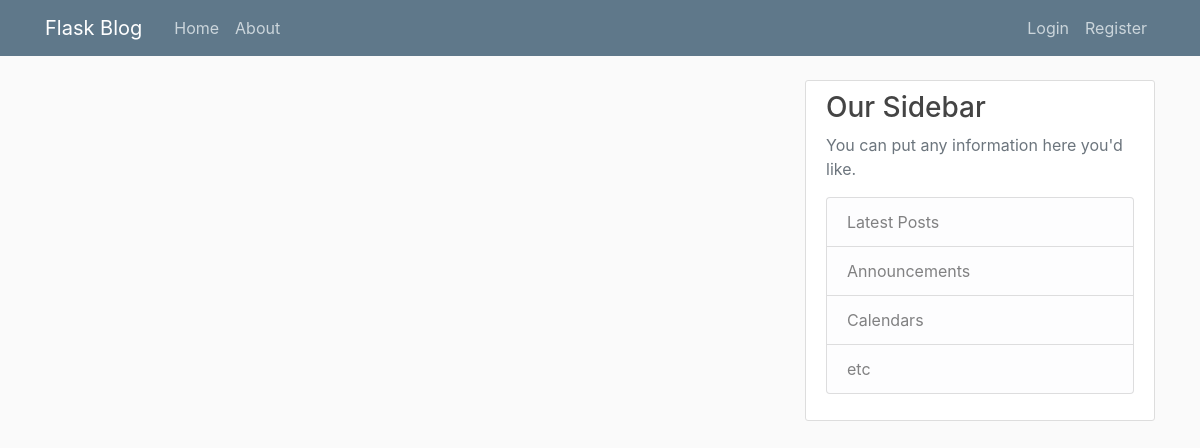
The app's page /home, older data.
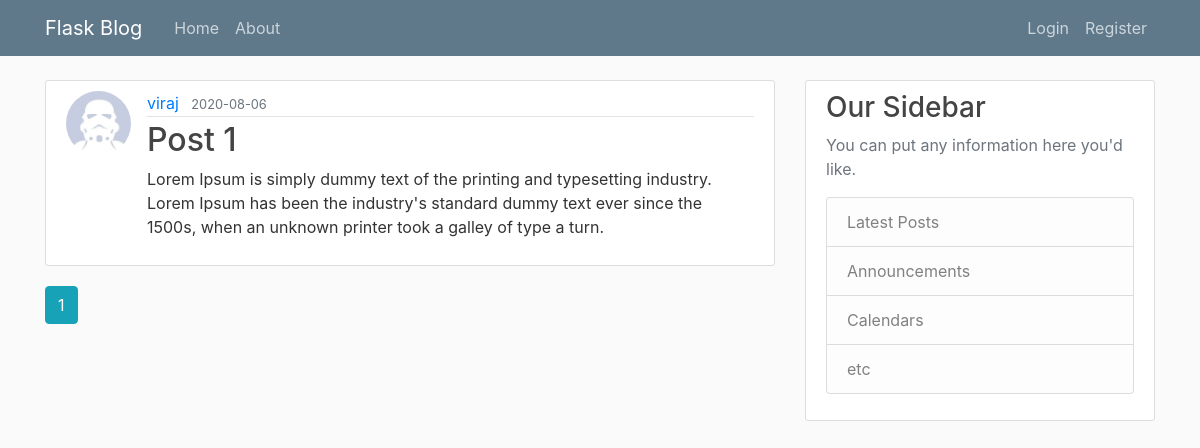
The same page, newer data.
### Flaskblog/models.py (models this page shows, shortened)
class Post(db.Model):
	id = db.Column(db.Integer, primary_key=True)
	title = db.Column(db.String(100), nullable=False)
	date_posted = db.Column(db.DateTime, nullable=False, default=datetime.utcnow)
	content = db.Column(db.Text, nullable=False)
	user_id = db.Column(db.Integer, db.ForeignKey('user.id') ,nullable=False)

class User(db.Model, UserMixin):
	id = db.Column(db.Integer, primary_key=True)
	username = db.Column(db.String(20), unique=True, nullable=False)
	email = db.Column(db.String(120), unique=True, nullable=False)
	image_file = db.Column(db.String(20), nullable=False, default='default.jpg')
	password = db.Column(db.String(60), nullable=False)
	posts = db.relationship('Post', backref='author', lazy=True)

### Flaskblog/routes.py (the view)
@app.route('/')
@app.route('/home')
def home():
	page = request.args.get('page', 1, type=int)
	posts = Post.query.order_by(Post.date_posted.desc()).paginate(page=page, per_page=5)
	return render_template('home.html', posts=posts, title="")

### Flaskblog/templates/home.html
{% extends "layout.html" %}
{% block content %}
	{% for post in posts.items %}
		<article class="media content-section">
		  <img class="rounded-circle article-img" src="{{ url_for('static', filename='profile_pics/') +post.author.image_file }}">
		  <div class="media-body">
		    <div class="article-metadata">
		      <a class="mr-2" href="#">{{ post.author.username }}</a>
		      <small class="text-muted">{{ post.date_posted.strftime('%Y-%m-%d') }}</small>
		    </div>
		    <h2><a class="article-title" href="{{ url_for('post', post_id=post.id) }}">{{ post.title }}</a></h2>
		    <p class="article-content">{{ post.content }}</p>
		  </div>
		</article>
	{% endfor %}
	{% for page_num in posts.iter_pages(left_edge=1, right_edge=1, left_current=1, right_current=1) %}
		{% if page_num %}
			{% if posts.page == page_num %}
				<a class="btn btn-info mb-4" href="{{ url_for('home', page=page_num) }}">{{ page_num }}</a>
			{% else %}
				<a class="btn btn-outline-info mb-4" href="{{ url_for('home', page=page_num) }}">{{ page_num }}</a>
			{% endif %}
		{% endif %}
	{% endfor %}
{% endblock %}

Row changes from the older to the newer data that the page shows:
added Post: image_file (placeholder picture), author.username "viraj", date_posted "2020-08-06", title "Post 1", content "Lorem Ipsum is simply dummy text of the printing and typesetting industry. Lorem Ipsum has been the industry's standard dummy text ever since the 1500s, when an unknown printer took a galley of type a turn."
Text that changed along with them:
new list line: "1"
